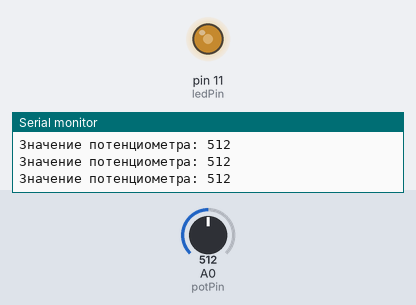
A sketch run on a simulated Arduino Uno, built with avr-gcc and run on an emulated ATmega328P. Shown: output pins drawn as LEDs (lit = HIGH), the last lines printed to the serial monitor. Inputs (shaded band) come from the test bench; at power-on: A0 (potPin) = 512.

Above: at 1.2 s.
1.3 s: A0 (potPin) set to 109
At 1.8 s:
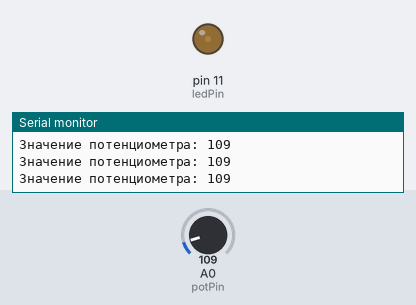
2.8 s: A0 (potPin) set to 90
At 3.8 s:
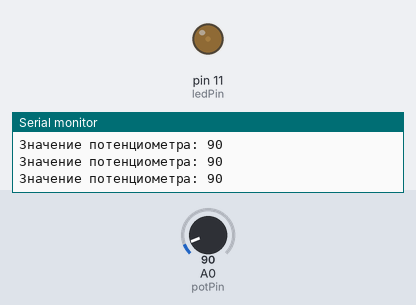
5.8 s: A0 (potPin) set to 11
At 6.3 s:
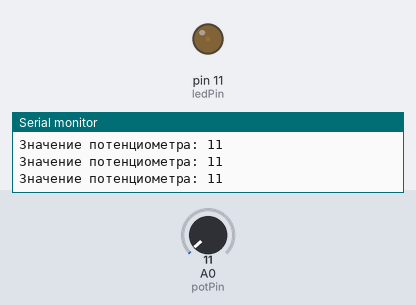
8.8 s: A0 (potPin) set to 8
At 10.3 s:
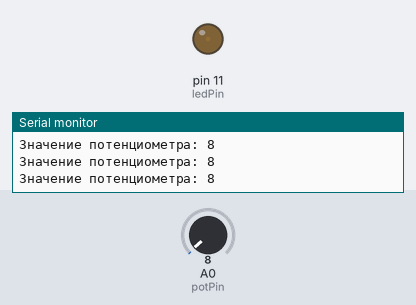
11.8 s: A0 (potPin) set to 716
At 12.1 s:
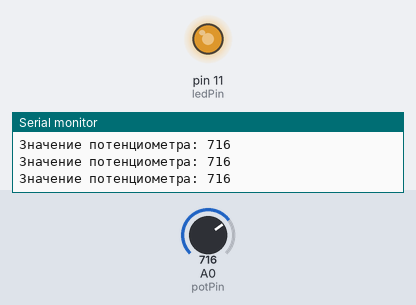
13.3 s: A0 (potPin) set to 981
At 14.5 s:
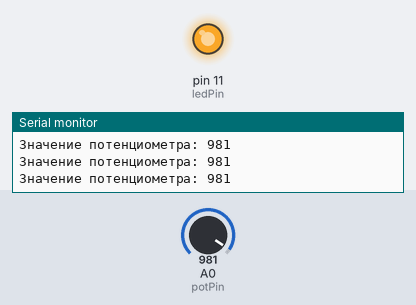
14.8 s: A0 (potPin) set to 1013
Timing chart, 0 to 17.3 s (numbered marks = the images above; inputs shaded):
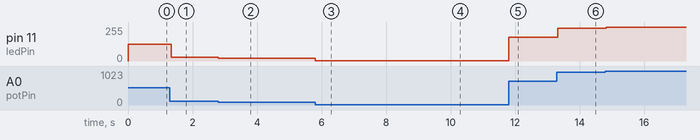

The sketch:

5.ino
```cpp
const int potPin = A0;
const int ledPin = 11;

int potValue = 0;
int ledBrightness = 0;

void setup() {
  pinMode(ledPin, OUTPUT);
  Serial.begin(9600);
}

void loop() {
  potValue = analogRead(potPin);

  ledBrightness = map(potValue, 0, 1023, 0, 255);

  analogWrite(ledPin, ledBrightness);

  Serial.print("Значение потенциометра: ");
  Serial.println(potValue);

  delay(10);
}
```

Measured:
- after the input at 1.3 s, pin 11 (ledPin): 127/255 → 27/255 after 0.05 s
- after the input at 2.8 s, pin 11 (ledPin): 27/255 → 22/255 at once
- after the input at 5.8 s, pin 11 (ledPin): 22/255 → 2/255 at once
- after the input at 8.8 s, pin 11 (ledPin): 2/255 → 1/255 at once
- after the input at 11.8 s, pin 11 (ledPin): 1/255 → 178/255 at once
- after the input at 13.3 s, pin 11 (ledPin): 178/255 → 244/255 at once
- after the input at 14.8 s, pin 11 (ledPin): 244/255 → 252/255 at once
